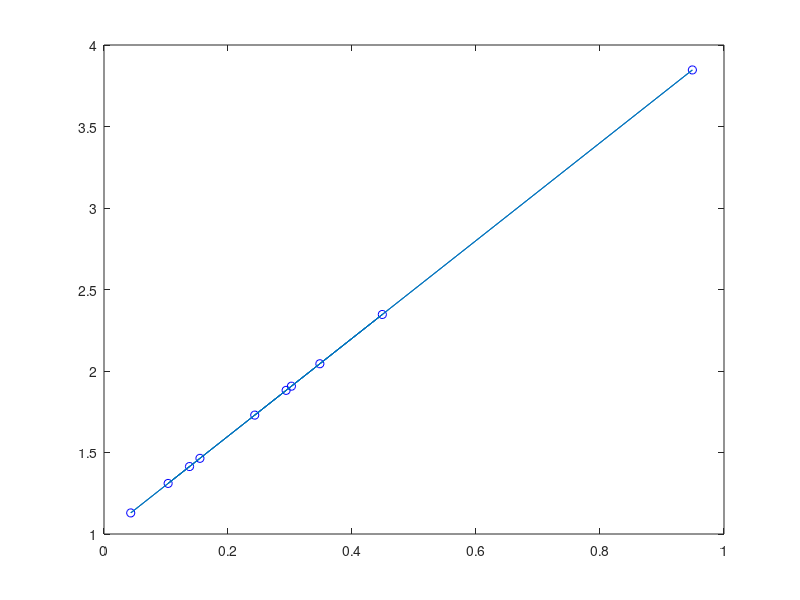

MATLAB code for this plot: (Note: this script raises an error after producing the figure.)
%% THIS IS WORKING FINE.

clear all; clc;


for i = 1:5    
    
    x = rand(10,1) ; 
    y = 3*x + i^2 ;
    plot(x,y,"bo"); hold on;
    a = plot(x,y) ; hold off;
    
    dest_dir = "D:\folderpath\figure" + i ;
    mkdir(dest_dir);
  
    filename = "plot"+string(i)+".png";
    
    % saveas(fig,filename)
    fig_file = fullfile(dest_dir , filename)
    
    %saveas(a, filename)  %save the file there directory
    saveas( a, fig_file)
    result = "results"+i;
    
    matfile = fullfile(dest_dir, result);
    save(matfile);
    %save(result)
end